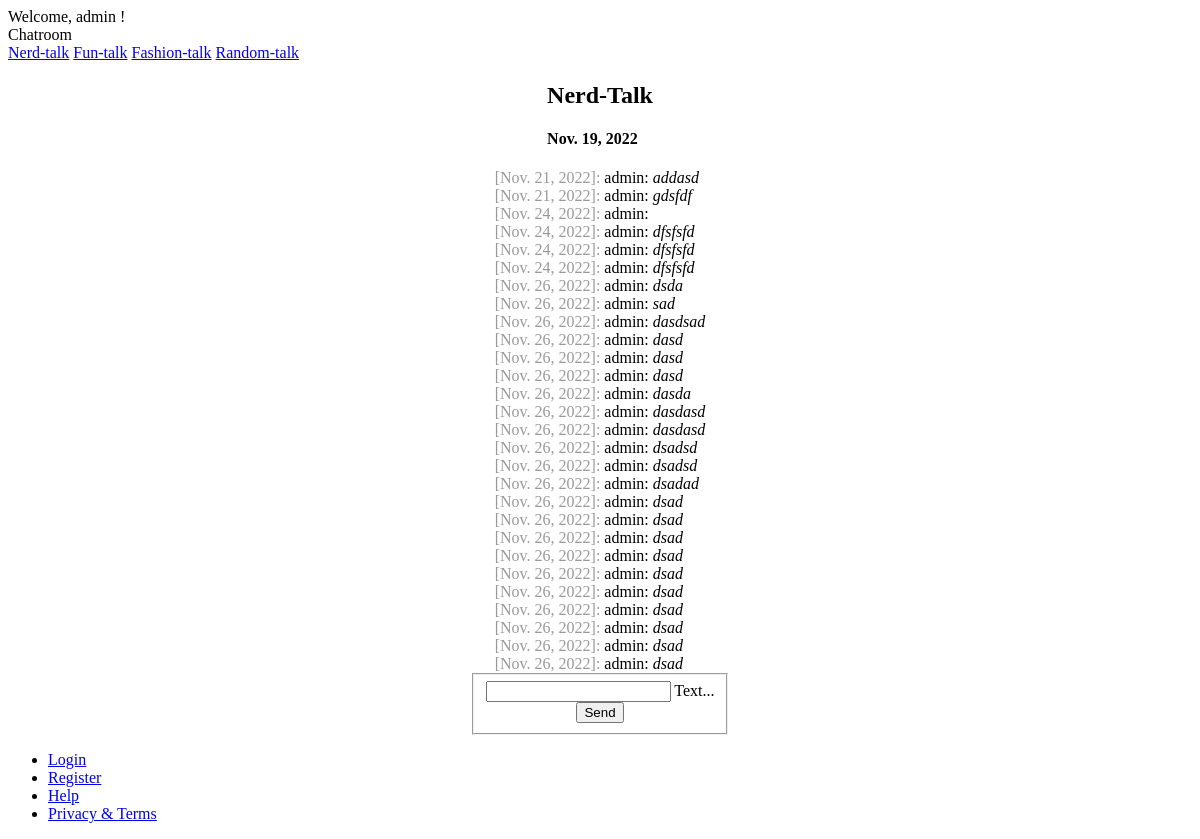
The page / (signed in) on the database as committed earlier.
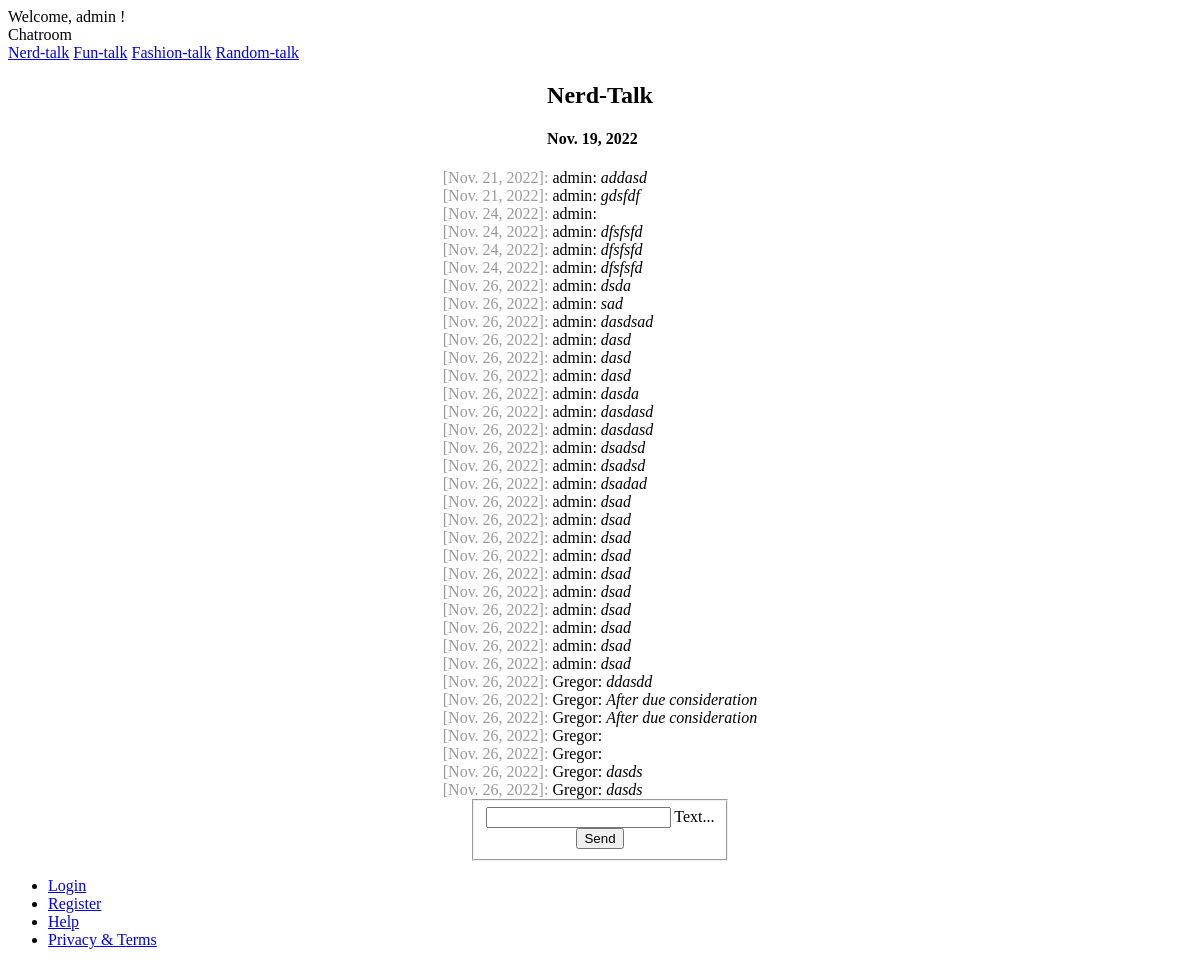
The same page on the database as committed later.
### chat/models.py (models this page shows)
class Chat(models.Model):
    created_at = models.DateField(default=now)
    name = models.CharField(max_length=30)

class Message(models.Model):
    text = models.CharField(max_length=500)
    created_at = models.DateField(default=now)
    chat = models.ForeignKey(Chat, on_delete=models.CASCADE)
    author = models.ForeignKey(settings.AUTH_USER_MODEL, on_delete=models.CASCADE, related_name='author_message_set')
    receiver = models.ForeignKey(settings.AUTH_USER_MODEL, on_delete=models.CASCADE, related_name='receiver_message_set')

### chat/views.py (the view, shortened to what this page needs)
# urls.py: path('', index),
@login_required(login_url='/login/')
def index(request, id=None):
    myChat = Chat.objects.get(id=get_chat_id_or_default(id))
    chatMessages = Message.objects.filter(chat__id=myChat.pk)
    return render(request, 'chat/index.html', {
        'messages': chatMessages,
        'name': myChat.name,
        'created': myChat.created_at,
        'chatId': myChat.pk,
    })

### chat/common.py (called while the page is built)
def get_chat_id_or_default(id):
    myId = int(id) if id else 2
    return myId if myId > 2 and myId < 6 else 2

### chat/templates/chat/index.html (shortened to what this page needs)
{% extends "base.html" %}
{% block content %} {% load static %}
<div class="d-flex align-items-center flex-direction-column">
  <div>
    <h2>{{ name }}</h2>
    <h4>{{ created }}</h4>
  </div>
  <div id="messageContainer">
    {% for message in messages %}
    <div>
      <span class="color-gray">[{{ message.created_at }}]:</span>
      {{ message.author }}: <i>{{ message.text }}</i>
    </div>
    {% endfor %}
  </div>
  <form onsubmit="saveMessage(); return false;" method="post">
    <fieldset
      id="fieldset"
      class="d-flex justify-content-center align-items-center flex-direction-column"
    >
      <div class="mdl-textfield mdl-js-textfield mdl-textfield--floating-label">
        <input
          class="mdl-textfield__input"
          name="message"
          type="text"
          id="messageField"
        />
        <label class="mdl-textfield__label" for="messageField">Text...</label>
      </div>
      <div>
        <button
          id="sendBtn"
          class="mdl-button mdl-js-button mdl-button--raised mdl-js-ripple-effect mdl-button--accent"
        >
          Send
        </button>
      </div>
    </fieldset>
  </form>
</div>
{% endblock %}

### templates/base.html (shortened to what this page needs)
<!DOCTYPE html>
<html lang="en">
  <head>
    <link
      rel="stylesheet"
      href="https://code.getmdl.io/1.3.0/material.indigo-pink.min.css"
    />
    {% load static %}
    <link rel="stylesheet" href="{% static 'css/style.css' %}" />
  </head>
  <body style="height: max-height: 100vh;">
    <div class="mdl-layout mdl-js-layout mdl-layout--fixed-header">
      <header class="mdl-layout__header">
        <div class="mdl-layout__header-row">
          <span class="mdl-layout-title">
            {% if request.user.is_authenticated %}
            <span>Welcome, {{ request.user.username }} !</span>
            {% else %}
            <span>Welcome! Please log in!</span>
            {% endif %}
          </span>
        </div>
      </header>
      <div class="mdl-layout__drawer">
        <span class="mdl-layout-title">Chatroom</span>
        <nav class="mdl-navigation">
          <a class="mdl-navigation__link" href="/chat/2/">Nerd-talk</a>
          <a class="mdl-navigation__link" href="/chat/3/">Fun-talk</a>
          <a class="mdl-navigation__link" href="/chat/4/">Fashion-talk</a>
          <a class="mdl-navigation__link" href="/chat/5/">Random-talk</a>
        </nav>
      </div>
      <main class="mdl-layout__content">
        <div>{% block content %} {% endblock %}</div>
      </main>
      <footer class="mdl-mini-footer mt-16">
        <div class="mdl-mini-footer__left-section">
          <ul class="mdl-mini-footer__link-list">
            <li><a href="/login/">Login</a></li>
            <li><a href="/register/">Register</a></li>
            <li><a href="#">Help</a></li>
            <li><a href="#">Privacy & Terms</a></li>
          </ul>
        </div>
      </footer>
    </div>
  </body>
</html>

### static/css/style.css (style rules this page uses)
.color-gray { color: rgba(0, 0, 0, 0.4); }
.d-flex { display: flex !important; }
.flex-direction-column { flex-direction: column; }
.justify-content-center { justify-content: center !important; }
.align-items-center { align-items: center !important; }
.mt-16 { margin-top: 16px; }

Rows that differ between the two databases and show on the page:
added Message: created_at "Nov. 26, 2022", author "Gregor", text "ddasdd"
added Message: created_at "Nov. 26, 2022", author "Gregor", text "After due consideration"
added Message: created_at "Nov. 26, 2022", author "Gregor", text "After due consideration"
added Message: created_at "Nov. 26, 2022", author "Gregor"
added Message: created_at "Nov. 26, 2022", author "Gregor"
added Message: created_at "Nov. 26, 2022", author "Gregor", text "dasds"
added Message: created_at "Nov. 26, 2022", author "Gregor", text "dasds"
